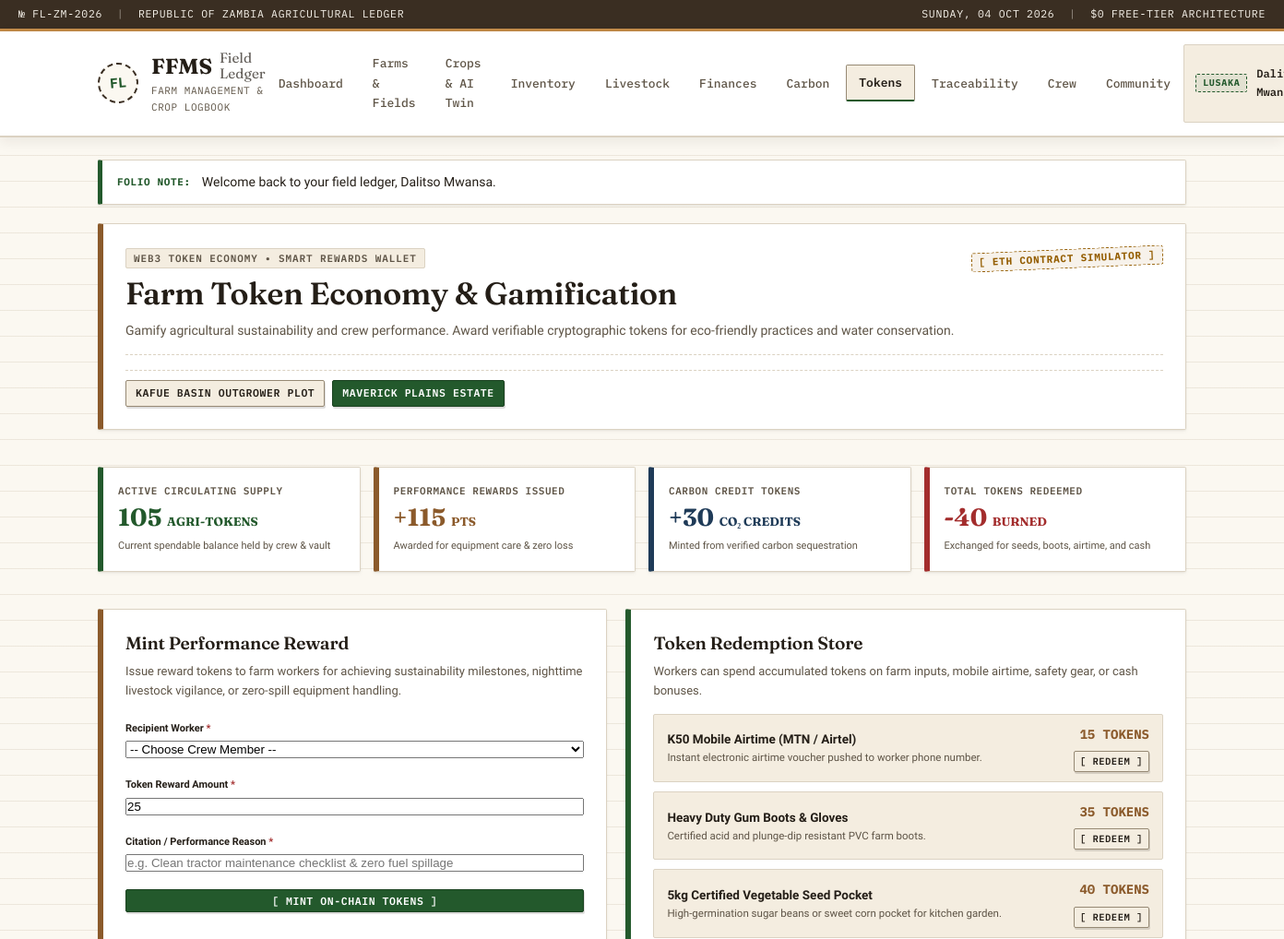
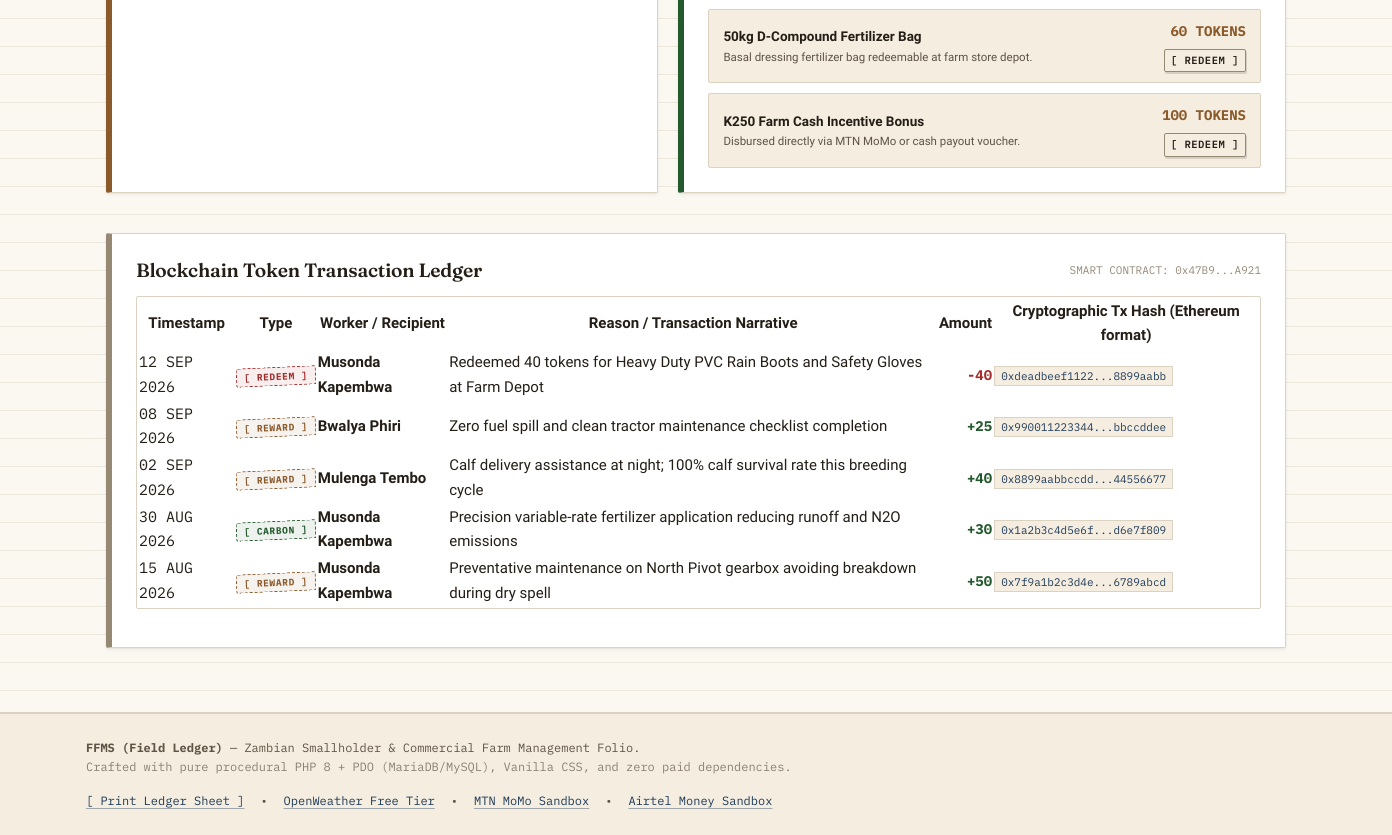
/ffms/tokens.php?farm_id=1 (signed in), run on the app's committed database (2 pictures, top to bottom).
### tables this page shows
CREATE TABLE IF NOT EXISTS `farms` (
    `id` INT AUTO_INCREMENT PRIMARY KEY,
    `user_id` INT NOT NULL,
    `farm_name` VARCHAR(150) NOT NULL,
    `location` VARCHAR(150) NOT NULL,
    `weather_city` VARCHAR(100) NULL,
    `size_hectares` DECIMAL(10,2) NOT NULL DEFAULT 0.00,
    `farm_type` ENUM('crop', 'livestock', 'mixed') NOT NULL DEFAULT 'mixed',
    `notes` TEXT NULL,
    `created_at` TIMESTAMP DEFAULT CURRENT_TIMESTAMP,
    CONSTRAINT `fk_farms_user` FOREIGN KEY (`user_id`) REFERENCES `users`(`id`) ON DELETE CASCADE
);

CREATE TABLE IF NOT EXISTS `token_transactions` (
    `id` INT AUTO_INCREMENT PRIMARY KEY,
    `farm_id` INT NOT NULL,
    `user_id` INT NOT NULL,
    `worker_id` INT NULL,
    `token_type` ENUM('reward', 'carbon', 'governance', 'redemption') NOT NULL DEFAULT 'reward',
    `amount` INT NOT NULL,
    `reason` VARCHAR(255) NOT NULL,
    `blockchain_tx_hash` VARCHAR(66) NOT NULL,
    `created_at` TIMESTAMP DEFAULT CURRENT_TIMESTAMP,
    CONSTRAINT `fk_token_farm` FOREIGN KEY (`farm_id`) REFERENCES `farms`(`id`) ON DELETE CASCADE,
    CONSTRAINT `fk_token_user` FOREIGN KEY (`user_id`) REFERENCES `users`(`id`) ON DELETE CASCADE
);

CREATE TABLE IF NOT EXISTS `workers` (
    `id` INT AUTO_INCREMENT PRIMARY KEY,
    `farm_id` INT NOT NULL,
    `name` VARCHAR(120) NOT NULL,
    `role` VARCHAR(100) NOT NULL DEFAULT 'General Hand',
    `phone` VARCHAR(30) NULL,
    `points_balance` INT NOT NULL DEFAULT 0,
    `is_active` TINYINT(1) NOT NULL DEFAULT 1,
    `created_at` TIMESTAMP DEFAULT CURRENT_TIMESTAMP,
    CONSTRAINT `fk_workers_farm` FOREIGN KEY (`farm_id`) REFERENCES `farms`(`id`) ON DELETE CASCADE
);

### ffms/tokens.php (the view, shortened to what this page needs)
<?php
require_once __DIR__ . '/includes/auth.php';
require_once __DIR__ . '/includes/helpers.php';
$user = current_user();
$user_id = $user['id'];
$stmt_f = $pdo->prepare('SELECT id, farm_name FROM farms WHERE user_id = ? ORDER BY farm_name ASC');
$stmt_f->execute([$user_id]);
$user_farms = $stmt_f->fetchAll();
$active_farm_id = isset($_GET['farm_id']) ? (int)$_GET['farm_id'] : ($user_farms[0]['id'] ?? 0);
$redemption_catalog = [
    'airtime_k50' => [
        'title'       => 'K50 Mobile Airtime (MTN / Airtel)',
        'cost_tokens' => 15,
        'category'    => 'Communication',
        'desc'        => 'Instant electronic airtime voucher pushed to worker phone number.'
    ],
    'safety_boots' => [
        'title'       => 'Heavy Duty Gum Boots & Gloves',
        'cost_tokens' => 35,
        'category'    => 'Safety & PPE',
        'desc'        => 'Certified acid and plunge-dip resistant PVC farm boots.'
    ],
    'seed_pocket' => [
        'title'       => '5kg Certified Vegetable Seed Pocket',
        'cost_tokens' => 40,
        'category'    => 'Agro-Inputs',
        'desc'        => 'High-germination sugar beans or sweet corn pocket for kitchen garden.'
    ],
    'fertilizer_bag' => [
        'title'       => '50kg D-Compound Fertilizer Bag',
        'cost_tokens' => 60,
        'category'    => 'Agro-Inputs',
        'desc'        => 'Basal dressing fertilizer bag redeemable at farm store depot.'
    ],
    'cash_bonus' => [
        'title'       => 'K250 Farm Cash Incentive Bonus',
        'cost_tokens' => 100,
        'category'    => 'Cash Bonus',
        'desc'        => 'Disbursed directly via MTN MoMo or cash payout voucher.'
    ]
];
$stmt_tot = $pdo->prepare('SELECT COALESCE(SUM(amount), 0) FROM token_transactions WHERE farm_id = ?');
$stmt_tot->execute([$active_farm_id]);
$net_token_supply = (int)$stmt_tot->fetchColumn();
$stmt_rew = $pdo->prepare('SELECT COALESCE(SUM(amount), 0) FROM token_transactions WHERE farm_id = ? AND token_type = "reward"');
$stmt_rew->execute([$active_farm_id]);
$total_reward_tokens = (int)$stmt_rew->fetchColumn();
$stmt_carb = $pdo->prepare('SELECT COALESCE(SUM(amount), 0) FROM token_transactions WHERE farm_id = ? AND token_type = "carbon"');
$stmt_carb->execute([$active_farm_id]);
$total_carbon_tokens = (int)$stmt_carb->fetchColumn();
$stmt_red_tot = $pdo->prepare('SELECT COALESCE(SUM(ABS(amount)), 0) FROM token_transactions WHERE farm_id = ? AND token_type = "redemption"');
$stmt_red_tot->execute([$active_farm_id]);
$total_redeemed_tokens = (int)$stmt_red_tot->fetchColumn();
$stmt_tx = $pdo->prepare('
    SELECT t.*, w.name as worker_name
    FROM token_transactions t
    LEFT JOIN workers w ON t.worker_id = w.id
    WHERE t.farm_id = ?
    ORDER BY t.created_at DESC, t.id DESC
    LIMIT 20
');
$stmt_tx->execute([$active_farm_id]);
$token_history = $stmt_tx->fetchAll();
include __DIR__ . '/includes/header.php';
?>
<div class="ledger-wrapper">
    <div class="ledger-card border-ochre">
        <div class="card-header-ruled">
            <div>
                <span class="folio-tag">WEB3 TOKEN ECONOMY &bull; SMART REWARDS WALLET</span>
                <h1 style="margin-top: 6px;">Farm Token Economy &amp; Gamification</h1>
                <p style="color: var(--ink-muted); margin-bottom: 0; font-size: 14px;">
                    Gamify agricultural sustainability and crew performance. Award verifiable cryptographic tokens for eco-friendly practices and water conservation.
                </p>
            </div>
            <div style="text-align: right;">
                <span class="stamp-badge stamp-amber">[ ETH CONTRACT SIMULATOR ]</span>
            </div>
        </div>
        <div style="display: flex; gap: 8px; flex-wrap: wrap; margin-top: 14px; padding-top: 10px; border-top: 1px dashed var(--border-rule);">
            <?php foreach ($user_farms as $uf): ?>
            <a href="tokens.php?farm_id=<?php echo (int)$uf['id']; ?>" class="ledger-btn ledger-btn-sm <?php echo ($uf['id'] == $active_farm_id) ? 'ledger-btn-primary' : ''; ?>">
                <?php echo sanitize($uf['farm_name']); ?>
            </a>
            <?php endforeach; ?>
        </div>
    </div>
    <div style="display: grid; grid-template-columns: repeat(auto-fit, minmax(210px, 1fr)); gap: 14px; margin-top: 16px;">
        <div class="ledger-card border-green" style="padding: 16px;">
            <div class="kpi-label">Active Circulating Supply</div>
            <div class="kpi-value mono" style="font-size: 1.65rem; color: var(--stamp-green);">
                <?php echo number_format($net_token_supply); ?> <span style="font-size: 13px;">AGRI-TOKENS</span>
            </div>
            <small style="color: var(--ink-muted); font-size: 11px;">Current spendable balance held by crew &amp; vault</small>
        </div>
        <div class="ledger-card border-ochre" style="padding: 16px;">
            <div class="kpi-label">Performance Rewards Issued</div>
            <div class="kpi-value mono" style="font-size: 1.65rem; color: var(--stamp-ochre);">
                +<?php echo number_format($total_reward_tokens); ?> <span style="font-size: 13px;">PTS</span>
            </div>
            <small style="color: var(--ink-muted); font-size: 11px;">Awarded for equipment care &amp; zero loss</small>
        </div>
        <div class="ledger-card border-navy" style="padding: 16px;">
            <div class="kpi-label">Carbon Credit Tokens</div>
            <div class="kpi-value mono" style="font-size: 1.65rem; color: var(--stamp-navy);">
                +<?php echo number_format($total_carbon_tokens); ?> <span style="font-size: 13px;">CO₂ CREDITS</span>
            </div>
            <small style="color: var(--ink-muted); font-size: 11px;">Minted from verified carbon sequestration</small>
        </div>
        <div class="ledger-card border-red" style="padding: 16px;">
            <div class="kpi-label">Total Tokens Redeemed</div>
            <div class="kpi-value mono" style="font-size: 1.65rem; color: var(--stamp-red);">
                -<?php echo number_format($total_redeemed_tokens); ?> <span style="font-size: 13px;">BURNED</span>
            </div>
            <small style="color: var(--ink-muted); font-size: 11px;">Exchanged for seeds, boots, airtime, and cash</small>
        </div>
    </div>
    <div style="display: grid; grid-template-columns: 1fr 1.1fr; gap: 20px; margin-top: 16px;">
        <div class="ledger-card border-ochre">
            <h3 style="font-size: 1.2rem; margin-bottom: 8px;">Mint Performance Reward</h3>
            <p style="font-size: 13px; color: var(--ink-muted); margin-bottom: 16px;">
                Issue reward tokens to farm workers for achieving sustainability milestones, nighttime livestock vigilance, or zero-spill equipment handling.
            </p>
            <form method="POST" action="tokens.php?farm_id=<?php echo $active_farm_id; ?>">
                <div style="margin-bottom: 12px;">
                    <label style="font-size: 11px; font-weight: 600;">Recipient Worker <span style="color: var(--stamp-red);">*</span></label>
                    <select name="worker_id" class="form-control-sm" style="width: 100%;" required>
                        <option value="">-- Choose Crew Member --</option>
                    </select>
                </div>
                <div style="margin-bottom: 12px;">
                    <label style="font-size: 11px; font-weight: 600;">Token Reward Amount <span style="color: var(--stamp-red);">*</span></label>
                    <input type="number" name="amount" class="form-control-sm" style="width: 100%;" value="25" min="5" max="250" step="5" required>
                </div>
                <div style="margin-bottom: 16px;">
                    <label style="font-size: 11px; font-weight: 600;">Citation / Performance Reason <span style="color: var(--stamp-red);">*</span></label>
                    <input type="text" name="reason" class="form-control-sm" style="width: 100%;" required
                           placeholder="e.g. Clean tractor maintenance checklist & zero fuel spillage">
                </div>
                <button type="submit" class="ledger-btn ledger-btn-primary ledger-btn-sm" style="width: 100%;">
                    [ MINT ON-CHAIN TOKENS ]
                </button>
            </form>
        </div>
        <div class="ledger-card border-green">
            <h3 style="font-size: 1.2rem; margin-bottom: 8px;">Token Redemption Store</h3>
            <p style="font-size: 13px; color: var(--ink-muted); margin-bottom: 14px;">
                Workers can spend accumulated tokens on farm inputs, mobile airtime, safety gear, or cash bonuses.
            </p>
            <div style="display: flex; flex-direction: column; gap: 10px;">
                <?php foreach ($redemption_catalog as $cat_k => $cat_v): ?>
                <div style="display: flex; justify-content: space-between; align-items: center; background: var(--paper-subtle); padding: 10px 14px; border: 1px solid var(--border-rule); border-radius: 2px;">
                    <div>
                        <div style="font-weight: 700; font-size: 13.5px;"><?php echo sanitize($cat_v['title']); ?></div>
                        <div style="font-size: 11.5px; color: var(--ink-muted);"><?php echo sanitize($cat_v['desc']); ?></div>
                    </div>
                    <div style="text-align: right; min-width: 110px;">
                        <div class="mono" style="font-weight: 700; color: var(--stamp-ochre); font-size: 14px; margin-bottom: 4px;">
                            <?php echo $cat_v['cost_tokens']; ?> TOKENS
                        </div>
                        <details style="position: relative;">
                            <summary class="ledger-btn ledger-btn-sm" style="font-size: 10.5px; padding: 2px 6px; cursor: pointer;">
                                [ Redeem ]
                            </summary>
                        </details>
                    </div>
                </div>
                <?php endforeach; ?>
            </div>
        </div>
    </div>
    <div class="ledger-card" style="margin-top: 16px;">
        <div style="display: flex; justify-content: space-between; align-items: center; margin-bottom: 12px;">
            <h3 style="font-size: 1.2rem; margin-bottom: 0;">Blockchain Token Transaction Ledger</h3>
            <span class="mono" style="font-size: 11px; color: var(--ink-faint);">SMART CONTRACT: 0x47B9...A921</span>
        </div>
        <?php if (empty($token_history)): ?>
        <p style="color: var(--ink-muted);">No token transactions recorded yet on this farm.</p>
        <?php else: ?>
        <div class="table-responsive">
            <table class="data-table">
                <thead>
                    <tr>
                        <th>Timestamp</th>
                        <th>Type</th>
                        <th>Worker / Recipient</th>
                        <th>Reason / Transaction Narrative</th>
                        <th style="text-align: right;">Amount</th>
                        <th>Cryptographic Tx Hash (Ethereum format)</th>
                    </tr>
                </thead>
                <tbody>
                    <?php foreach ($token_history as $tx):
                        $is_positive = ((int)$tx['amount'] > 0);
                    ?>
                    <tr>
                        <td class="mono"><?php echo format_date_mono($tx['created_at']); ?></td>
                        <td>
                            <?php if ($tx['token_type'] === 'reward'): ?>
                            <span class="stamp-badge stamp-ochre" style="font-size: 9.5px;">[ REWARD ]</span>
                            <?php elseif ($tx['token_type'] === 'carbon'): ?>
                            <span class="stamp-badge stamp-green" style="font-size: 9.5px;">[ CARBON ]</span>
                            <?php else: ?>
                            <span class="stamp-badge stamp-red" style="font-size: 9.5px;">[ REDEEM ]</span>
                            <?php endif; ?>
                        </td>
                        <td>
                            <strong><?php echo sanitize($tx['worker_name'] ?: 'Farm Treasury'); ?></strong>
                        </td>
                        <td><?php echo sanitize($tx['reason']); ?></td>
                        <td style="text-align: right;" class="mono">
                            <strong style="color: <?php echo $is_positive ? 'var(--stamp-green)' : 'var(--stamp-red)'; ?>; font-size: 14px;">
                                <?php echo ($is_positive ? '+' : '') . (int)$tx['amount']; ?>
                            </strong>
                        </td>
                        <td>
                            <code class="mono" style="font-size: 11px; color: var(--stamp-navy); background: var(--paper-subtle); padding: 2px 6px; border: 1px solid var(--border-rule);">
                                <?php echo substr($tx['blockchain_tx_hash'], 0, 14) . '...' . substr($tx['blockchain_tx_hash'], -8); ?>
                            </code>
                        </td>
                    </tr>
                    <?php endforeach; ?>
                </tbody>
            </table>
        </div>
        <?php endif; ?>
    </div>
</div>
<?php include __DIR__ . '/includes/footer.php'; ?>

### data on the page
farms: farm_name "KAFUE BASIN OUTGROWER PLOT"
farms: farm_name "MAVERICK PLAINS ESTATE"
token_transactions: created_at "12 SEP 2026", token_type "[ REDEEM ]", worker.name "Musonda Kapembwa", reason "Redeemed 40 tokens for Heavy Duty PVC Rain Boots and Safety Gloves at Farm Depot", amount "-40", blockchain_tx_hash "0xdeadbeef1122", blockchain_tx_hash "8899aabb"
token_transactions: created_at "08 SEP 2026", token_type "[ REWARD ]", worker.name "Bwalya Phiri", reason "Zero fuel spill and clean tractor maintenance checklist completion", amount "25", blockchain_tx_hash "0x990011223344", blockchain_tx_hash "bbccddee"
token_transactions: created_at "02 SEP 2026", token_type "[ REWARD ]", worker.name "Mulenga Tembo", reason "Calf delivery assistance at night; 100% calf survival rate this breeding cycle", amount "40", blockchain_tx_hash "0x8899aabbccdd", blockchain_tx_hash "44556677"
token_transactions: created_at "30 AUG 2026", token_type "[ CARBON ]", worker.name "Musonda Kapembwa", reason "Precision variable-rate fertilizer application reducing runoff and N2O emissions", amount "30", blockchain_tx_hash "0x1a2b3c4d5e6f", blockchain_tx_hash "d6e7f809"
token_transactions: created_at "15 AUG 2026", token_type "[ REWARD ]", worker.name "Musonda Kapembwa", reason "Preventative maintenance on North Pivot gearbox avoiding breakdown during dry spell", amount "50", blockchain_tx_hash "0x7f9a1b2c3d4e", blockchain_tx_hash "6789abcd"

### other printed values
$user['location_district'] "LUSAKA"
$f['message'] "Welcome back to your field ledger, Dalitso Mwansa."
$net_token_supply "105"
$total_reward_tokens "115"
$total_carbon_tokens "30"
$total_redeemed_tokens "40"
$cat_v['title'] "K50 Mobile Airtime (MTN / Airtel)"
$cat_v['desc'] "Instant electronic airtime voucher pushed to worker phone number."
$cat_v['cost_tokens'] "15"
$cat_v['title'] "Heavy Duty Gum Boots & Gloves"
$cat_v['desc'] "Certified acid and plunge-dip resistant PVC farm boots."
$cat_v['cost_tokens'] "35"
$cat_v['title'] "5kg Certified Vegetable Seed Pocket"
$cat_v['desc'] "High-germination sugar beans or sweet corn pocket for kitchen garden."
$cat_v['cost_tokens'] "40"
